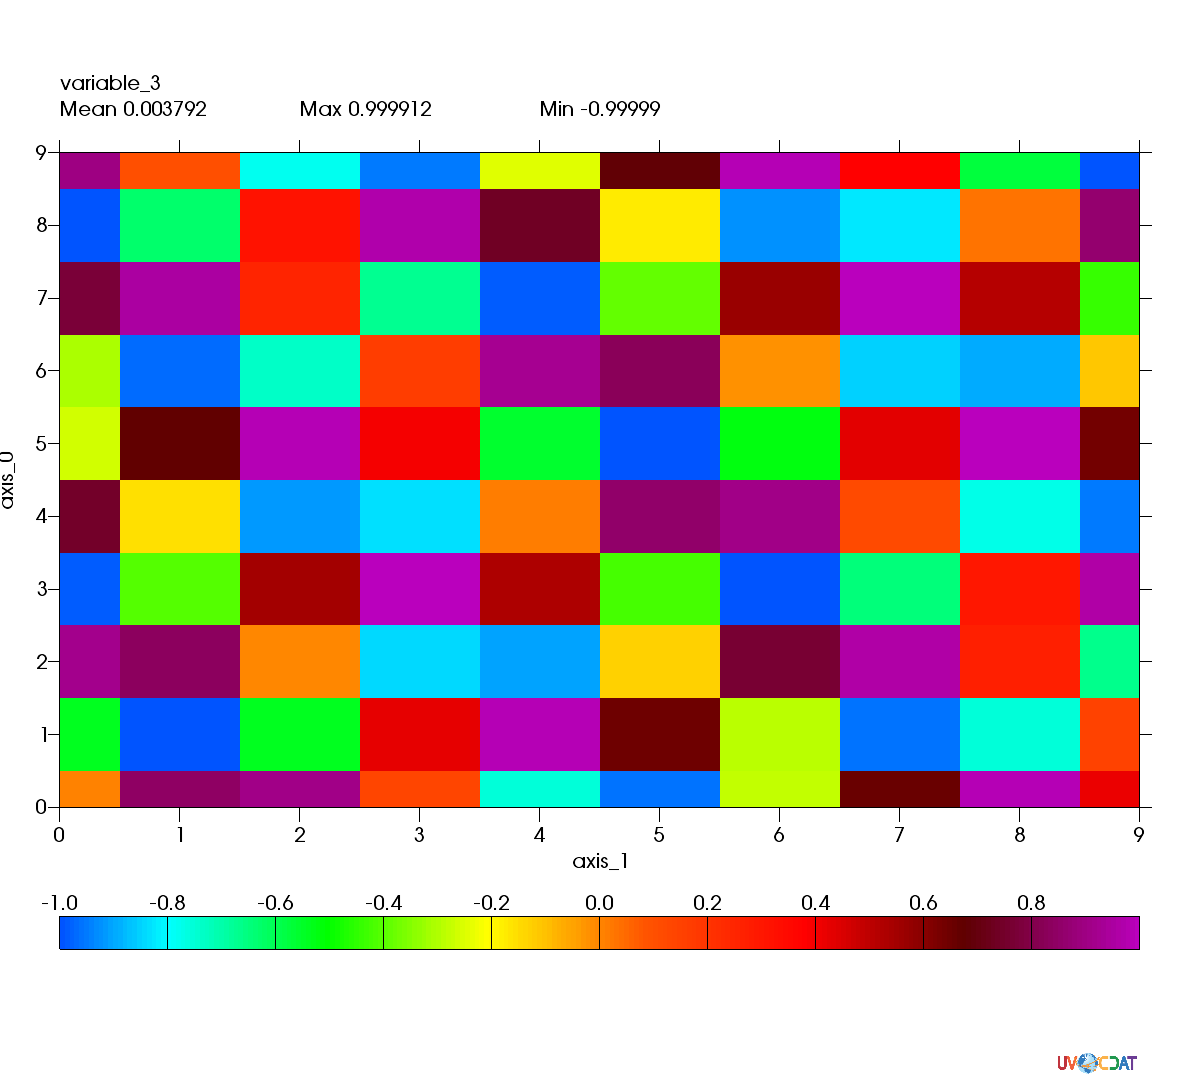

Recreate this plot in Python.
import vcs, numpy, os, sys, vcs.vcs.vcs.testing.regression as regression

s = numpy.sin(numpy.arange(100))
s = numpy.reshape(s,(10,10))
x = regression.init()
x.plot(s, bg=1)
regression.run(x, "test_vcs_boxfill_10x10_numpy.png")
